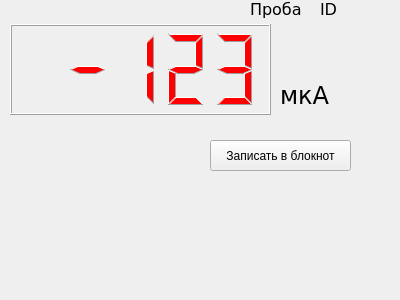
<?xml version="1.0" encoding="UTF-8"?>
<ui version="4.0">
 <class>fpCond_Compact</class>
 <widget class="QMainWindow" name="fpCond_Compact">
  <property name="geometry">
   <rect>
    <x>0</x>
    <y>0</y>
    <width>400</width>
    <height>300</height>
   </rect>
  </property>
  <property name="minimumSize">
   <size>
    <width>400</width>
    <height>150</height>
   </size>
  </property>
  <property name="maximumSize">
   <size>
    <width>400</width>
    <height>300</height>
   </size>
  </property>
  <property name="windowTitle">
   <string>Кондуктометр</string>
  </property>
  <widget class="QWidget" name="centralwidget">
   <widget class="QLCDNumber" name="lcdMain">
    <property name="geometry">
     <rect>
      <x>10</x>
      <y>24</y>
      <width>261</width>
      <height>91</height>
     </rect>
    </property>
    <property name="sizePolicy">
     <sizepolicy hsizetype="Preferred" vsizetype="Preferred">
      <horstretch>1</horstretch>
      <verstretch>0</verstretch>
     </sizepolicy>
    </property>
    <property name="minimumSize">
     <size>
      <width>151</width>
      <height>41</height>
     </size>
    </property>
    <property name="palette">
     <palette>
      <active>
       <colorrole role="WindowText">
        <brush brushstyle="SolidPattern">
         <color alpha="255">
          <red>255</red>
          <green>0</green>
          <blue>0</blue>
         </color>
        </brush>
       </colorrole>
      </active>
      <inactive>
       <colorrole role="WindowText">
        <brush brushstyle="SolidPattern">
         <color alpha="255">
          <red>255</red>
          <green>0</green>
          <blue>0</blue>
         </color>
        </brush>
       </colorrole>
      </inactive>
      <disabled>
       <colorrole role="WindowText">
        <brush brushstyle="SolidPattern">
         <color alpha="255">
          <red>120</red>
          <green>120</green>
          <blue>120</blue>
         </color>
        </brush>
       </colorrole>
      </disabled>
     </palette>
    </property>
    <property name="smallDecimalPoint">
     <bool>true</bool>
    </property>
    <property name="numDigits">
     <number>5</number>
    </property>
    <property name="digitCount">
     <number>5</number>
    </property>
    <property name="value" stdset="0">
     <double>-123.000000000000000</double>
    </property>
    <property name="intValue" stdset="0">
     <number>-123</number>
    </property>
   </widget>
   <widget class="QLabel" name="lblEd">
    <property name="geometry">
     <rect>
      <x>280</x>
      <y>80</y>
      <width>141</width>
      <height>31</height>
     </rect>
    </property>
    <property name="minimumSize">
     <size>
      <width>141</width>
      <height>31</height>
     </size>
    </property>
    <property name="font">
     <font>
      <family>Verdana</family>
      <pointsize>18</pointsize>
      <weight>50</weight>
      <bold>false</bold>
     </font>
    </property>
    <property name="text">
     <string>&lt;html&gt;&lt;head/&gt;&lt;body&gt;&lt;p&gt;мкA&lt;/p&gt;&lt;/body&gt;&lt;/html&gt;</string>
    </property>
   </widget>
   <widget class="QLabel" name="label_5">
    <property name="geometry">
     <rect>
      <x>250</x>
      <y>0</y>
      <width>61</width>
      <height>18</height>
     </rect>
    </property>
    <property name="minimumSize">
     <size>
      <width>19</width>
      <height>18</height>
     </size>
    </property>
    <property name="font">
     <font>
      <family>Verdana</family>
      <pointsize>12</pointsize>
     </font>
    </property>
    <property name="text">
     <string>Проба</string>
    </property>
   </widget>
   <widget class="QLabel" name="lblID">
    <property name="geometry">
     <rect>
      <x>320</x>
      <y>0</y>
      <width>81</width>
      <height>18</height>
     </rect>
    </property>
    <property name="minimumSize">
     <size>
      <width>19</width>
      <height>18</height>
     </size>
    </property>
    <property name="font">
     <font>
      <family>Verdana</family>
      <pointsize>12</pointsize>
     </font>
    </property>
    <property name="text">
     <string>ID</string>
    </property>
   </widget>
   <widget class="QToolButton" name="tbSaveToNotepad_">
    <property name="geometry">
     <rect>
      <x>210</x>
      <y>140</y>
      <width>141</width>
      <height>31</height>
     </rect>
    </property>
    <property name="minimumSize">
     <size>
      <width>71</width>
      <height>31</height>
     </size>
    </property>
    <property name="focusPolicy">
     <enum>Qt::NoFocus</enum>
    </property>
    <property name="text">
     <string>Записать в блокнот</string>
    </property>
   </widget>
  </widget>
  <widget class="QMenuBar" name="menubar">
   <property name="geometry">
    <rect>
     <x>0</x>
     <y>0</y>
     <width>400</width>
     <height>21</height>
    </rect>
   </property>
  </widget>
  <action name="actConf">
   <property name="text">
    <string>Градуировка</string>
   </property>
  </action>
  <action name="action">
   <property name="text">
    <string>Градуировка</string>
   </property>
  </action>
  <action name="action_2">
   <property name="text">
    <string>Сохранить профиль</string>
   </property>
  </action>
  <action name="action_3">
   <property name="text">
    <string>Редактировать профиль</string>
   </property>
  </action>
  <action name="action_4">
   <property name="text">
    <string>График</string>
   </property>
  </action>
  <action name="action_5">
   <property name="text">
    <string>Таблица результатов</string>
   </property>
  </action>
 </widget>
 <resources/>
 <connections/>
</ui>
